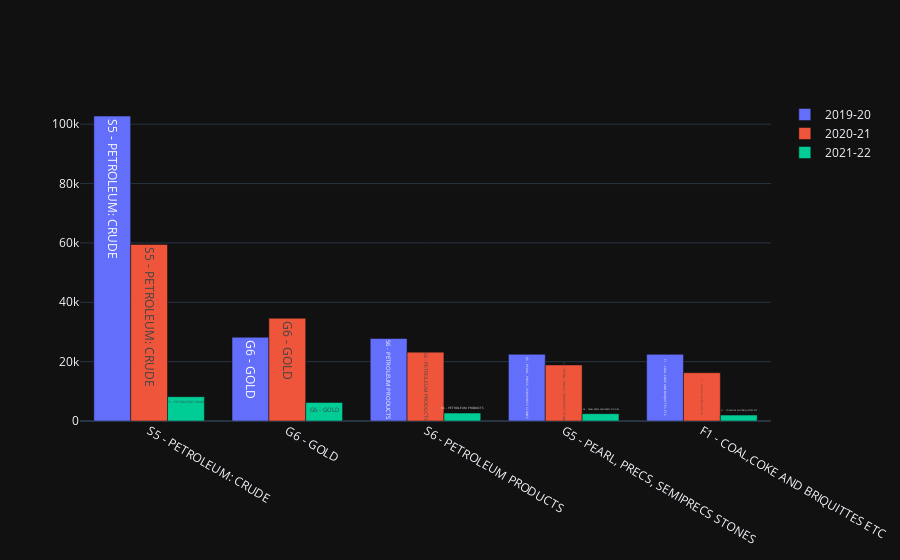

The notebook cell this image was saved under:
### Code cell
trace1 = go.Bar(
                x = top_imports_data['PC Group Description'],
                y = top_imports_data['2019-20'],
                name="2019-20",
                text = top_imports_data['PC Group Description']
)
trace2 = go.Bar(
                x = top_imports_data['PC Group Description'],
                y = top_imports_data['2020-21'],
                name="2020-21",
                text = top_imports_data['PC Group Description']
)
trace3 = go.Bar(
                x = top_imports_data['PC Group Description'],
                y = top_imports_data['2021-22'],
                name="2021-22",
                text = top_imports_data['PC Group Description']
)
data = [trace1, trace2,trace3]
layout = go.Layout(barmode = "group")
top_imports_plot= go.Figure(data=data, layout=layout)
iplot(top_imports_plot)

### Figure 1 — Plotly figure (JSON) as saved in the notebook; plotly's stock layout.template omitted (floating-point values rounded to 4 significant figures)
{"data": [{"name": "2019-20", "text": ["S5 - PETROLEUM: CRUDE", "G6 - GOLD", "S6 - PETROLEUM PRODUCTS", "G5 - PEARL, PRECS, SEMIPRECS STONES", "F1 - COAL,COKE AND BRIQUITTES ETC"], "type": "bar", "x": ["S5 - PETROLEUM: CRUDE", "G6 - GOLD", "S6 - PETROLEUM PRODUCTS", "G5 - PEARL, PRECS, SEMIPRECS STONES", "F1 - COAL,COKE AND BRIQUITTES ETC"], "y": [102749, 28230, 27802, 22459, 22455]}, {"name": "2020-21", "text": ["S5 - PETROLEUM: CRUDE", "G6 - GOLD", "S6 - PETROLEUM PRODUCTS", "G5 - PEARL, PRECS, SEMIPRECS STONES", "F1 - COAL,COKE AND BRIQUITTES ETC"], "type": "bar", "x": ["S5 - PETROLEUM: CRUDE", "G6 - GOLD", "S6 - PETROLEUM PRODUCTS", "G5 - PEARL, PRECS, SEMIPRECS STONES", "F1 - COAL,COKE AND BRIQUITTES ETC"], "y": [59478, 34604, 23206, 18888, 16276]}, {"name": "2021-22", "text": ["S5 - PETROLEUM: CRUDE", "G6 - GOLD", "S6 - PETROLEUM PRODUCTS", "G5 - PEARL, PRECS, SEMIPRECS STONES", "F1 - COAL,COKE AND BRIQUITTES ETC"], "type": "bar", "x": ["S5 - PETROLEUM: CRUDE", "G6 - GOLD", "S6 - PETROLEUM PRODUCTS", "G5 - PEARL, PRECS, SEMIPRECS STONES", "F1 - COAL,COKE AND BRIQUITTES ETC"], "y": [8200, 6239, 2671, 2471, 1990]}], "layout": {"barmode": "group"}}
